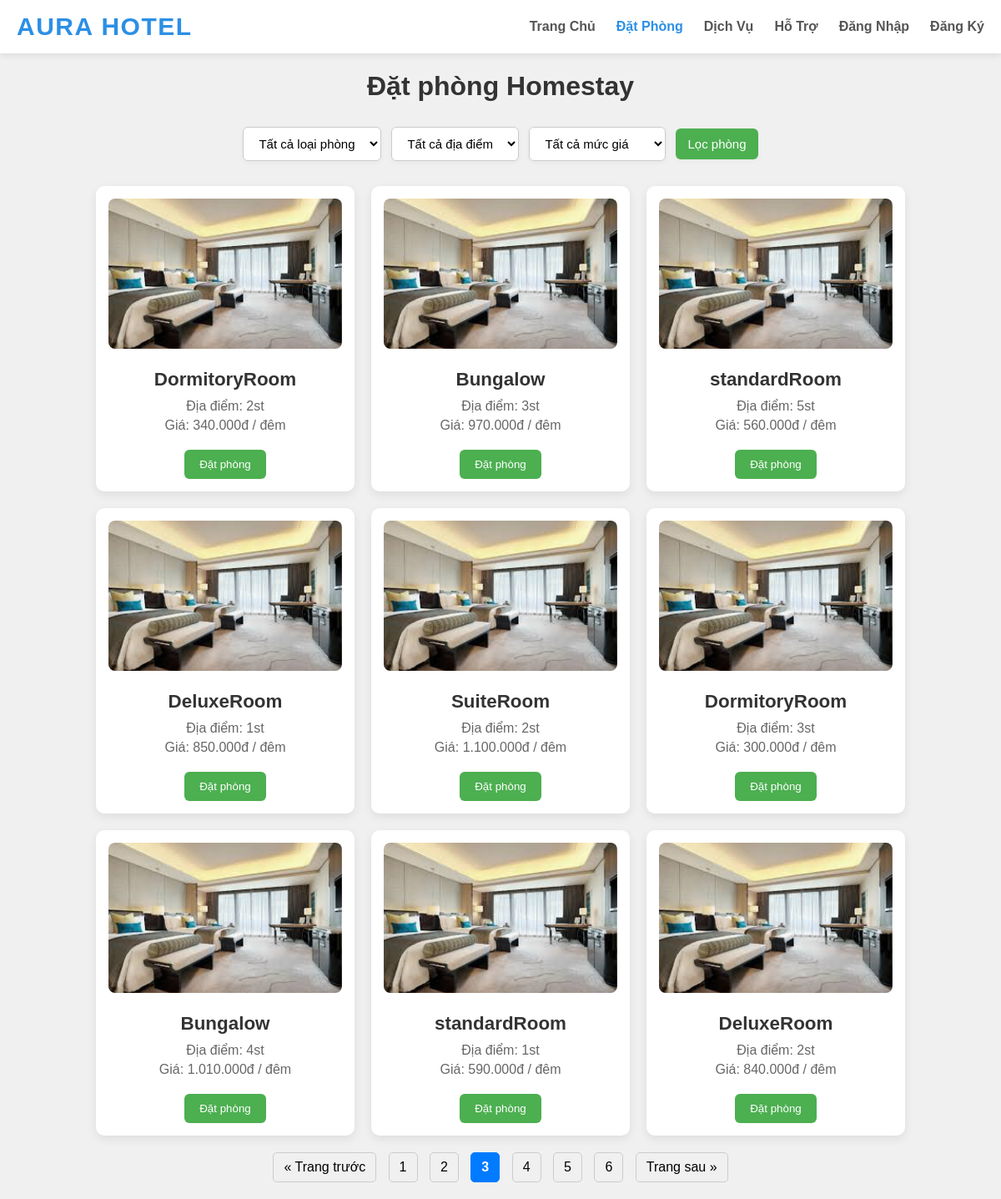
The page /views/bookedRoom.php?page=3 on the database its author committed.
### tables this page shows
CREATE TABLE `homestay` (
  `id` BIGINT(20) NOT NULL AUTO_INCREMENT,
  `room_type` VARCHAR(50) NOT NULL,
  `location` VARCHAR(50) NOT NULL,
  `room_price` DOUBLE NOT NULL CHECK (`room_price` >= 1),
  `booked` TINYINT(1) DEFAULT 0,
  PRIMARY KEY (`id`)
);

### services/HomeStayService.php (called while the page is built, shortened)
<?php
    class HomeStayService implements IHomeStayService{
        private $homeStayRepository;
        public function __construct(HomeStayRepository $homeStayRepository){
            $this->homeStayRepository = $homeStayRepository;
        }
        public function getAllHomeStay(){
            return $this->homeStayRepository->getAllHomeStay();
        }
    }

### repositories/HomeStayRepository.php (called while the page is built, shortened)
<?php
class HomeStayRepository implements IHomeStayRepository {
    private $conn;
    public function __construct($conn) {
        $this->conn = $conn;
    }
    public function getAllHomeStay() {
        $query = "SELECT * FROM homestay";
        $stmt = $this->conn->prepare($query);
        $stmt->execute();
        $list = [];
        while ($row = $stmt->fetch(PDO::FETCH_ASSOC)) {
            $hs = new HomeStay();
            $hs->setId($row['id']);
            $hs->setRoomType($row['room_type']);
            $hs->setLocation($row['location']);
            $hs->setRoomPrice($row['room_price']);
            $hs->setBooked((bool)$row['booked']);
            $hs->setImage($this->getImagesByHomeStayId($hs->getId()));
            $list[] = $hs;
        }
        return $list;
    }
    public function getImagesByHomeStayId($homeStay_id) {
        $query = "SELECT image_url FROM homestay_images WHERE homestay_id = ?";
        $stmt = $this->conn->prepare($query);
        $stmt->execute([$homeStay_id]);
        $images = [];
        return $images;
    }
}
?>

### models/Homestay.php (called while the page is built, shortened)
<?php
    class HomeStay{
        private $id;
        private $room_type;
        private $location;
        private $room_price;
        public function __construct(
            $id = null,
            $room_type = null,
            $location = null,
            $room_price = null,
            $booked = false,
            $image_urls = []
        ) {
            $this->id = $id;
            $this->room_type = $room_type;
            $this->location = $location;
            $this->room_price = $room_price;
        }
        public function setId($id){
            $this->id = $id;
        }
        public function getId(){
            return $this->id;
        }
        public function setRoomType($room_type){
            $this->room_type = $room_type;
        }
        public function getRoomType(){
            return $this->room_type;
        }
        public function setRoomPrice($room_price){
            $this->room_price = $room_price;
        }
        public function getRoomPrice(){
            return $this->room_price;
        }
        public function setLocation($location){
            $this->location = $location;
        }
        public function getLocation(){
            return $this->location;
        }
    }
?>

### views/bookedRoom.php (the view, shortened to what this page needs)
<?php
include_once('./fragments/header.php');
require_once __DIR__ . '/../models/HomeStay.php';
require_once __DIR__ . '/../repositories/HomeStayRepository.php';
require_once __DIR__ . '/../services/HomeStayService.php';
$conn = Database::getConnection();
$homeStayService = new HomeStayService(new HomeStayRepository($conn));
$roomsPerPage = 9;
$currentPage = isset($_GET['page']) ? max(1, intval($_GET['page'])) : 1;
$allRooms = $homeStayService->getAllHomeStay();
$totalRooms = count($allRooms);
$totalPages = ceil($totalRooms / $roomsPerPage);
$start = ($currentPage - 1) * $roomsPerPage;
$rooms = array_slice($allRooms, $start, $roomsPerPage);
?>
<link rel="stylesheet" href="/assets/css/bookedroom.css">
<link rel="stylesheet" href="/assets/css/header.css">
<div class="container">
    <h1>Đặt phòng Homestay</h1>
    <div class="filter-bar">
    <select id="room-type">
        <option value="">Tất cả loại phòng</option>
    </select>
    <select id="location-filter">
        <option value="">Tất cả địa điểm</option>
    </select>
    <select id="price-filter">
        <option value="">Tất cả mức giá</option>
    </select>
    <button onclick="filterRooms()">Lọc phòng</button>
</div>
    <div class="room-list" id="room-list">
    <?php foreach ($rooms as $room): ?>
        <?php
                $imageUrls = $room->getImage();
                $imageUrl = !empty($imageUrls) ? "/{$imageUrls[0]}" : '/assets/images/img1.jpg';
        ?>
        <div class="room-item"
            data-type="<?= htmlspecialchars($room->getRoomType()) ?>"
            data-price="<?= htmlspecialchars($room->getRoomPrice()) ?>"
            data-location="<?= htmlspecialchars($room->getLocation()) ?>">
            <img src="<?= htmlspecialchars($imageUrl) ?>" alt="<?= htmlspecialchars($room->getRoomType()) ?>">
            <h3><?= htmlspecialchars($room->getRoomType()) ?></h3>
            <p>Địa điểm: <?= htmlspecialchars($room->getLocation()) ?></p>
            <p>Giá: <?= number_format($room->getRoomPrice(), 0, ',', '.') ?>đ / đêm</p>
            <button onclick="openBookingForm(`<?= addslashes($room->getRoomType()) ?>`, <?= $room->getRoomPrice() ?>, <?= $room->getId() ?>)">Đặt phòng</button>
        </div>
    <?php endforeach; ?>
</div>
<div class="pagination">
    <?php if ($currentPage > 1): ?>
        <a href="?page=<?= $currentPage - 1 ?>">&laquo; Trang trước</a>
    <?php endif; ?>
    <?php for ($i = 1; $i <= $totalPages; $i++): ?>
        <?php if ($i === $currentPage): ?>
            <strong><?= $i ?></strong>
        <?php else: ?>
            <a href="?page=<?= $i ?>"><?= $i ?></a>
        <?php endif; ?>
    <?php endfor; ?>
    <?php if ($currentPage < $totalPages): ?>
        <a href="?page=<?= $currentPage + 1 ?>">Trang sau &raquo;</a>
    <?php endif; ?>
</div>
</div>

### assets/css/bookedroom.css (style rules this page uses)
body { font-family: Arial, sans-serif; margin: 0; padding: 0; background: #f0f0f0; }
.container { max-width: 1000px; margin: 20px auto; padding: 0 15px; box-sizing: border-box; }
h1 { text-align: center; margin-bottom: 30px; color: #333; }
.room-list { display: grid; grid-template-columns: repeat(auto-fit, minmax(280px, 1fr)); gap: 20px; }
.room-item { max-width: 310px; background: #fff; padding: 15px; border-radius: 10px; box-shadow: 0 4px 12px rgba(0, 0, 0, 0.08); text-align: center; transition: transform 0.2s; }
.room-item img { width: 100%; height: 180px; object-fit: cover; border-radius: 8px; margin-bottom: 10px; }
.room-item h3 { margin: 10px 0; color: #333; font-size: 1.4em; }
.room-item p { margin: 5px 0; color: #666; }
.room-item button { margin-top: 15px; padding: 10px 18px; background: #4caf50; color: #fff; border: none; border-radius: 6px; cursor: pointer; transition: background 0.3s; }
.filter-bar { display: flex; flex-wrap: wrap; justify-content: center; align-items: center; gap: 12px; margin-bottom: 30px; }
.filter-bar select, .filter-bar button { padding: 10px 14px; font-size: 15px; border-radius: 6px; border: 1px solid #ccc; background-color: #fff; box-shadow: 0 2px 6px rgba(0, 0, 0, 0.04); transition: border 0.2s, box-shadow 0.2s; }
.filter-bar button { background-color: #4caf50; color: #fff; cursor: pointer; font-weight: 500; border: none; transition: background 0.3s; }
.pagination { text-align: center; margin-top: 20px; }
.pagination a, .pagination strong { display: inline-block; margin: 0 5px; padding: 8px 12px; color: #000; text-decoration: none; border: 1px solid #ccc; border-radius: 5px; }
.pagination strong { background-color: #007bff; color: white; border-color: #007bff; }

### rows shown on the page
homestay: room_type "DormitoryRoom", location "2st", room_price "340.000"
homestay: room_type "Bungalow", location "3st", room_price "970.000"
homestay: room_type "standardRoom", location "5st", room_price "560.000"
homestay: room_type "DeluxeRoom", location "1st", room_price "850.000"
homestay: room_type "SuiteRoom", location "2st", room_price "1.100.000"
homestay: room_type "DormitoryRoom", location "3st", room_price "300.000"
homestay: room_type "Bungalow", location "4st", room_price "1.010.000"
homestay: room_type "standardRoom", location "1st", room_price "590.000"
homestay: room_type "DeluxeRoom", location "2st", room_price "840.000"
